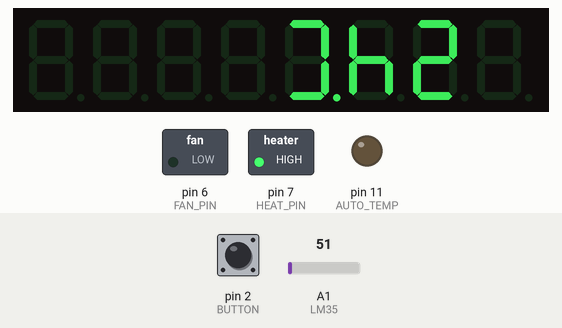
The sketch below on a simulated Arduino Uno, built with avr-gcc and run on an emulated ATmega328P. Shown: 8-digit seven-segment display, switched loads named in the sketch (green lamp = pin HIGH), output pins drawn as LEDs (lit = HIGH). Wiring (inferred from the names in the program): TM1638 display and keys: STB pin 4; clock pin 5; DIO pin 8. Dashed ring = blinking. Inputs (shaded band) come from the test bench; at power-on: A1 (LM35) = 51, pin 2 (BUTTON) HIGH. Pins used as bus, display or sensor lines are not drawn.

Above: at 1.8 s.
1.9 s: A1 (LM35) set to 55
At 3.4 s:
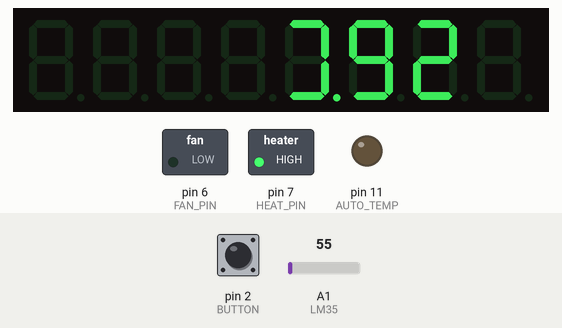
4.5 s: A1 (LM35) set to 71
At 7.7 s:
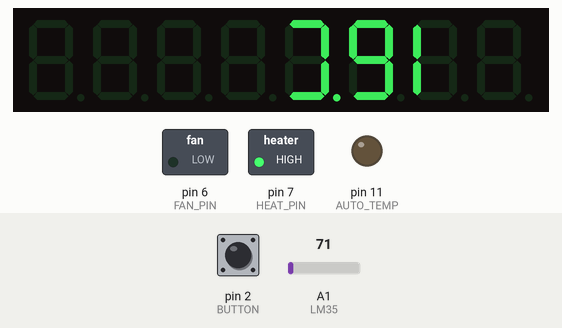
8.5 s: A1 (LM35) set to 30
At 12.1 s:
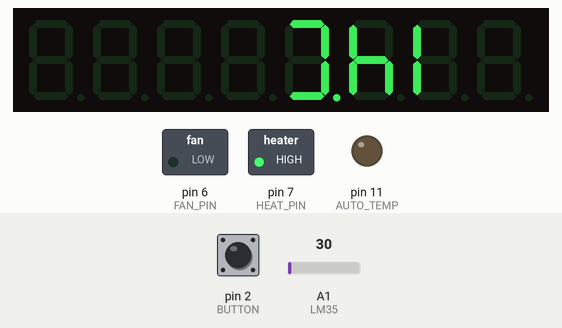
12.5 s: pin 2 (BUTTON) pulled LOW for 1.2 s
At 12.59 s:
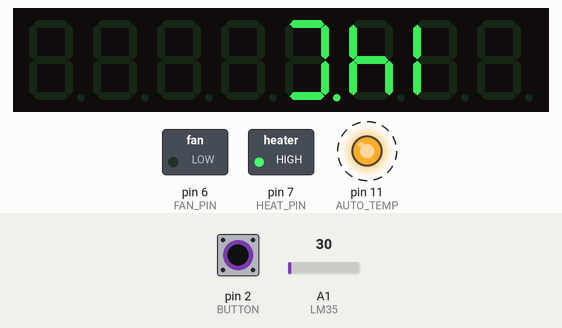
15.2 s: pin 2 (BUTTON) pulled LOW for 3.2 s
At 18.9 s:
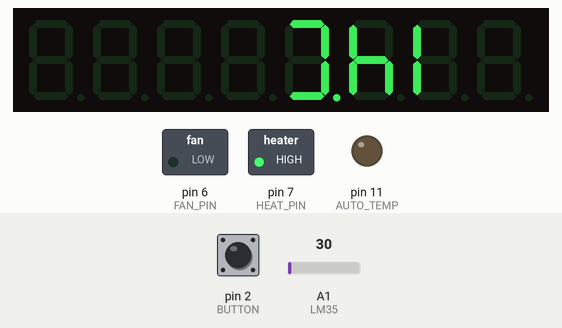
Timing chart, 0 to 20.4 s (numbered marks = the images above; inputs shaded):
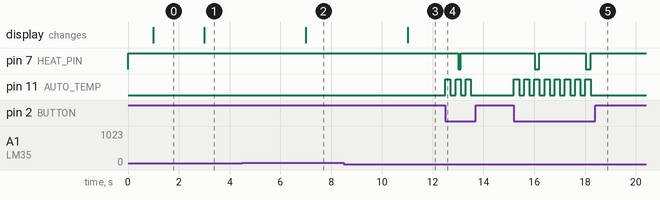

The sketch:

Temp_Reg_Display.ino
```cpp
#define FAN_PIN           6
#define HEAT_PIN          7
#define AUTO_TEMP         11
#define BUTTON            2
#define BVSM_AUDIO_INPUT  A0
#define LM35              A1

long int temperature=0;
char tempout[] = {0, 0};
volatile int reg_status = 0;
boolean heater_status = 0;
boolean fan_status = 0;
float min_temp = 23;
float max_temp = 25;
long lastDebounceTime = 0;  // the last time the output pin was toggled
long debounceDelay = 200;
int counterlimit = 7;
int tempcounter = 0;

const int strobe = 4;
const int clock = 5;
const int data = 8;
int digit[5] = {NULL};
int dispcounter = counterlimit;
int tempcheck = 0;
int enter = 1;

int LED_disp[11] = {0x3F, 0x30, 0x5B, 0x79, 0x74, 0x6D, 0x6F , 0x38, 0x7F, 0x7C, 0x8F};


void reset()
{
  sendCommand(0x40); // set auto increment mode
  digitalWrite(strobe, LOW);
  shiftOut(data, clock, LSBFIRST, 0xc0);   // set starting address to 0
  for (uint8_t i = 0; i < 16; i++)
  {
    shiftOut(data, clock, LSBFIRST, 0x00);
  }
  digitalWrite(strobe, HIGH);
}

void setup() {
  digitalWrite(FAN_PIN, LOW);
  digitalWrite(HEAT_PIN, HIGH);
  digitalWrite(AUTO_TEMP, LOW);
  pinMode(FAN_PIN, OUTPUT);
  pinMode(HEAT_PIN, OUTPUT);
  pinMode(AUTO_TEMP, OUTPUT);
  pinMode(BUTTON, INPUT_PULLUP);
  attachInterrupt(digitalPinToInterrupt(BUTTON), state, LOW);

  pinMode(strobe, OUTPUT);
  pinMode(clock, OUTPUT);
  pinMode(data, OUTPUT);

  sendCommand(0x8f);  // activate
  reset();
}

void state() {
  if ( (millis() - lastDebounceTime) > debounceDelay) {
    if (digitalRead(AUTO_TEMP) == LOW) {
      digitalWrite(AUTO_TEMP, HIGH);
      reg_status = 1;
      tempcounter = counterlimit;
    }

    else if (digitalRead(AUTO_TEMP) == HIGH) {
      digitalWrite(AUTO_TEMP, LOW);
      reg_status = 0;
      digitalWrite(HEAT_PIN, HIGH);
      digitalWrite(FAN_PIN, LOW);
    }
    lastDebounceTime = millis();
  }
}

void sendCommand(uint8_t value)
{
  digitalWrite(strobe, LOW);
  shiftOut(data, clock, LSBFIRST, value);
  digitalWrite(strobe, HIGH);
}

void loop() {
  temperature = analogRead(LM35) *500/ 1023;
  delay(1000);
  // if temp monitoring is on
  if (reg_status == 1 && tempcounter == counterlimit) {

    if (digitalRead(FAN_PIN) == HIGH){
      if(temperature < min_temp+1){
       digitalWrite(FAN_PIN, LOW);
      }
    }

    else if (digitalRead(HEAT_PIN) == LOW){
      if(temperature > max_temp-1){
       digitalWrite(HEAT_PIN, HIGH);
      }
    }

    else if (temperature > max_temp) { // set to cool down
      digitalWrite(FAN_PIN, HIGH);
      digitalWrite(HEAT_PIN, HIGH);
    }

    else if (temperature < min_temp) { // set to turn up heat
      digitalWrite(HEAT_PIN, LOW);
      digitalWrite(FAN_PIN, LOW);
    }

    else { // turn everything off
      digitalWrite(HEAT_PIN, HIGH);
      digitalWrite(FAN_PIN, LOW);
    }
  }

  tempcounter++;
  if(tempcounter>counterlimit){
    tempcounter = 0;
  }

  sendCommand(0x44);  // set single address

  if (temperature > 19) {
    digit[0] = 2;
  }
  else {
    digit[0] = 1;
  }

  for (int i = 0; i < 10; i++) {
    if ((digit[0] * 10 + i) == temperature) {
      digit[1] = i;
    }
  }

  if (enter || abs(tempcheck-temperature)<3) {
    digitalWrite(strobe, LOW);
    shiftOut(data, clock, LSBFIRST, 0xca);
    shiftOut(data, clock, LSBFIRST, LED_disp[digit[1]]);
    digitalWrite(strobe, HIGH);

    digitalWrite(strobe, LOW);
    shiftOut(data, clock, LSBFIRST, 0xcc);
    shiftOut(data, clock, LSBFIRST, LED_disp[digit[0]]);
    digitalWrite(strobe, HIGH);

    digitalWrite(strobe, LOW);
    shiftOut(data, clock, LSBFIRST, 0xc8);
    shiftOut(data, clock, LSBFIRST, LED_disp[10]);
    digitalWrite(strobe, HIGH);
    enter = 0;
  }
  tempcheck = temperature;
}
```

Measured:
- the behaviour switches between 51 and 52 on A1 (LM35) (found by bisection; images 0 and 1)
- after the input at 1.9 s, the display: changes after 1.1 s (image 1)
- after the input at 4.5 s, the display: changes after 2.5 s (image 2)
- after the input at 8.5 s, the display: changes after 2.5 s (image 3)
- after the input at 12.5 s, pin 7 (HEAT_PIN): HIGH → LOW after 0.51 s, → HIGH 0.09 s later; pin 11 (AUTO_TEMP): alternates HIGH for 0.20 s and LOW for 0.20 s, 6 changes in all, then stays LOW, starting at once
- after the input at 15.2 s, pin 7 (HEAT_PIN): alternates HIGH for 1.8 s and LOW for 0.18 s, starting after 0.82 s; pin 11 (AUTO_TEMP): alternates HIGH for 0.20 s and LOW for 0.20 s, 16 changes in all, then stays LOW, starting at once
